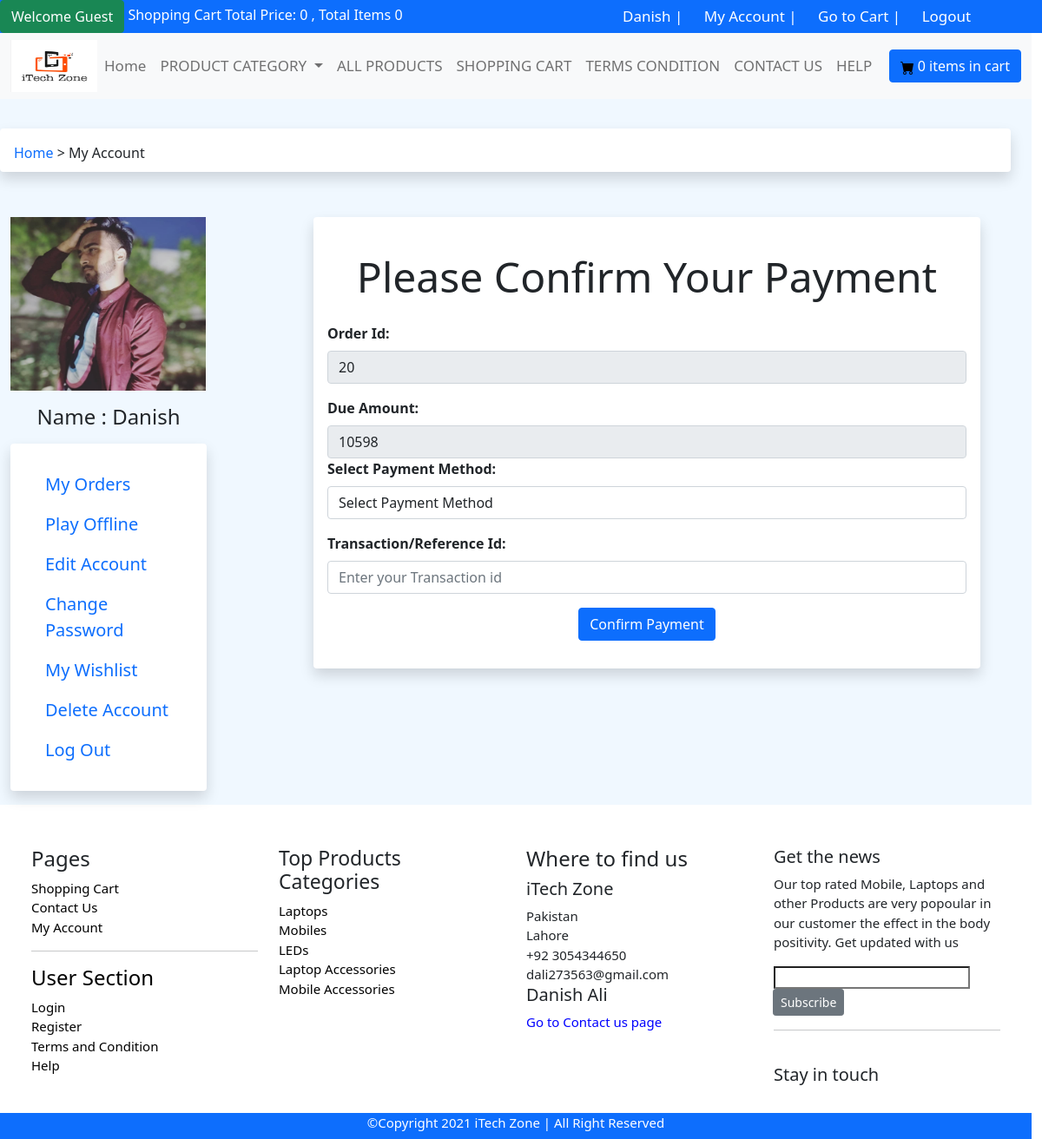
Screenshot of /my_account.php?payment=20 (signed in) with the database file from the repository.
### tables this page shows
CREATE TABLE `logo` (
  `logo_id` int(11) NOT NULL,
  `picture` varchar(100) NOT NULL,
  `date/time` datetime NOT NULL DEFAULT current_timestamp()
);

CREATE TABLE `orders` (
  `order_id` int(11) NOT NULL,
  `customer_id` int(11) NOT NULL,
  `amount` int(11) NOT NULL,
  `status` int(1) NOT NULL DEFAULT 0,
  `date/time` datetime NOT NULL DEFAULT current_timestamp()
);

CREATE TABLE `insert_product_category` (
  `id` int(11) NOT NULL,
  `title` varchar(40) NOT NULL,
  `category` tinyint(1) NOT NULL,
  `picture` varchar(100) NOT NULL,
  `date/time` datetime NOT NULL DEFAULT current_timestamp()
);

### payment.php (the view, shortened to what this page needs)
<?php
    require_once('connection.php');
    if (isset($_GET['payment'])) {
        $customer_id = $_SESSION['id'];
        $order_id = $_GET['payment'];
        $sql = "SELECT * FROM orders WHERE order_id = '$order_id' AND `customer_id` = '$customer_id' ";
        $result = $conn->query($sql);
        $row = $result->fetch_assoc();
        $amount = $row['amount'];
    }
?>
                    <form method="post">
                        <div class="container shadow p-3 mb-3 bg-body rounded">
                            <h1 class="text-center my-4 display-5"> <b> Please Confirm Your Payment </b> </h1>
                            <div class="mb-3">
                                <label class="form-label">Order Id:</label>
                                <input type="number" value="<?= $order_id ?>" class="form-control" disabled>
                            </div>
                            <div class="mb-3">
                                <label class="form-label">Due Amount:</label>
                                <input type="number" value="<?= $amount ?>" class="form-control" disabled>
                            <div class="mb-3">
                                <label class="form-label">Select Payment Method:</label>
                                <select class="form-control" name="method_id" required="">
                                <option selected>Select Payment Method</option>
                            </select>
                            </div>
                            <div class="my-3">
                                <label class="form-label">Transaction/Reference Id:</label>
                                <input type="number" class="form-control" placeholder="Enter your Transaction id" name="trans_id" required="">
                            </div>
                            <div class="text-center">
                            <button class="btn btn-primary" name="payment">Confirm Payment</button>
                            </div>
                        </div>
                    </form>

### navbar.php (shortened to what this page needs)
<?php
    require_once('connection.php');
    $sql = "SELECT * FROM logo ORDER BY logo_id DESC LIMIT 1";
    $result = $conn->query($sql);
    $row = $result->fetch_assoc();
?>
<nav class="navbar navbar-expand-lg navbar-light bg-light">
    <div class="container-fluid">
        <img src="admin/aimages/<?php echo $row['picture']; ?>" alt="product" width="100" height="60">
        <div class="collapse navbar-collapse" id="navbarSupportedContent">
            <ul class="navbar-nav me-auto mb-2 mb-lg-0">
                <li class="nav-item ">
                    <a class="nav-link" aria-current="page " href="index.php">Home</a>
                </li>
                <li class="nav-item dropdown">
                    <a class="nav-link dropdown-toggle" href="#" id="navbarDropdown" role="button"
                        data-bs-toggle="dropdown" aria-expanded="false">
                        PRODUCT CATEGORY
                    </a>
                </li>
                <li class="nav-item ">
                    <a class="nav-link" aria-current="page " href="all_products.php">ALL PRODUCTS</a>
                </li>
                <li class="nav-item ">
                    <a class="nav-link" aria-current="page " href="cart.php">SHOPPING CART</a>
                </li>
                <li class="nav-item ">
                    <a class="nav-link" aria-current="page " href="terms.php">TERMS CONDITION</a>
                </li>
                <li class="nav-item ">
                    <a class="nav-link" aria-current="page " href="contact_us.php">CONTACT US</a>
                </li>
                <li class="nav-item ">
                    <a class="nav-link" aria-current="page " href="help.php">HELP</a>
                </li>
            </ul>
            <form class="d-flex">
                <a class="btn btn-primary" href="cart.php"><span><img src="images/cart-fill.svg "alt="Cart "></span>&nbsp;<?= $count; ?> items in cart</a>
            </form>
        </div>
    </div>
</nav>

### footer.php (shortened to what this page needs)
<footer>
    <div class="container">
    <div class="row">
        <div class="col-md-3 mb-2">
            <h4>Pages</h4>
            <a href="cart.php">Shopping Cart</a> <br>
            <a href="contact_us.php">Contact Us</a> <br>
            <a href="my_account.php?my_orders">My Account</a> <br>
            <hr>
            <h4><a href="User Section">User Section</a></h4>
            <a href="login.php">Login</a> <br>
            <a href="customer_registration.php">Register</a> <br>
            <a href="terms.php">Terms and Condition</a> <br>
            <a href="help.php">Help</a> <br>
        </div>
        <div class="col-md-3 mb-2">
            <h4 style="font-size: 23px;">Top Products Categories</h4>
            <?php
                require_once('connection.php');
                $sql = "SELECT * FROM insert_product_category";
                $result = $conn->query($sql);
                while($row = $result->fetch_assoc())
            {
            ?>
                <a href="<?= $row['title']; ?>"><?= $row['title']; ?></a> <br>
            <?php
                }
            ?>
        </div>
        <div class="col-md-3 mb-2">
            <h4>Where to find us</h4>
            <h5>iTech Zone</h5>
            <span>Pakistan</span> <br>
            <span>Lahore</span> <br>
            <span>+92 3054344650</span> <br>
            <span>dali273563@gmail.com</span> <br>
            <h5>Danish Ali</h5>
            <a href="contact_us.php" style="color: blue;">Go to Contact us page</a>
        </div>
        <div class="col-md-3 mb-2">
            <h5>Get the news</h5>
            <p>Our top rated Mobile, Laptops and other Products are very popoular in our customer the effect in the body positivity. Get updated with us</p>
            <div class="input-group">
                <input type="text">
                <div class="input-group-append">
                    <button class="btn btn-secondary btn-sm">Subscribe</button>
                </div>
            </div>
            <hr>
            <br>
            <h5>Stay in touch</h5>
        </div>
    </div>
    </div>
</footer>
<footer class="my-3 mb-0 bg-primary" style="height: 30px; color: white;">
        <p class="text-center my-0">&copy;Copyright 2021 iTech Zone | All Right Reserved</p>
</footer>

### css/style.css (style rules this page uses)
* { margin: 0px; padding: 0px; }
body { width: 99%; }
nav a { color: white; text-decoration: none; padding: 2px 10px; font-size: 17px; }
.line a { text-decoration: none; color: black; }
label { font-weight: bold; }

### rows the page displays
logo: picture (picture)
orders: amount "10598"
insert_product_category: title "Laptops"
insert_product_category: title "Mobiles"
insert_product_category: title "LEDs"
insert_product_category: title "Laptop Accessories"
insert_product_category: title "Mobile Accessories"

### other values shown
$count "0"
$_SESSION['name'] "Danish"
$location "My Account"
